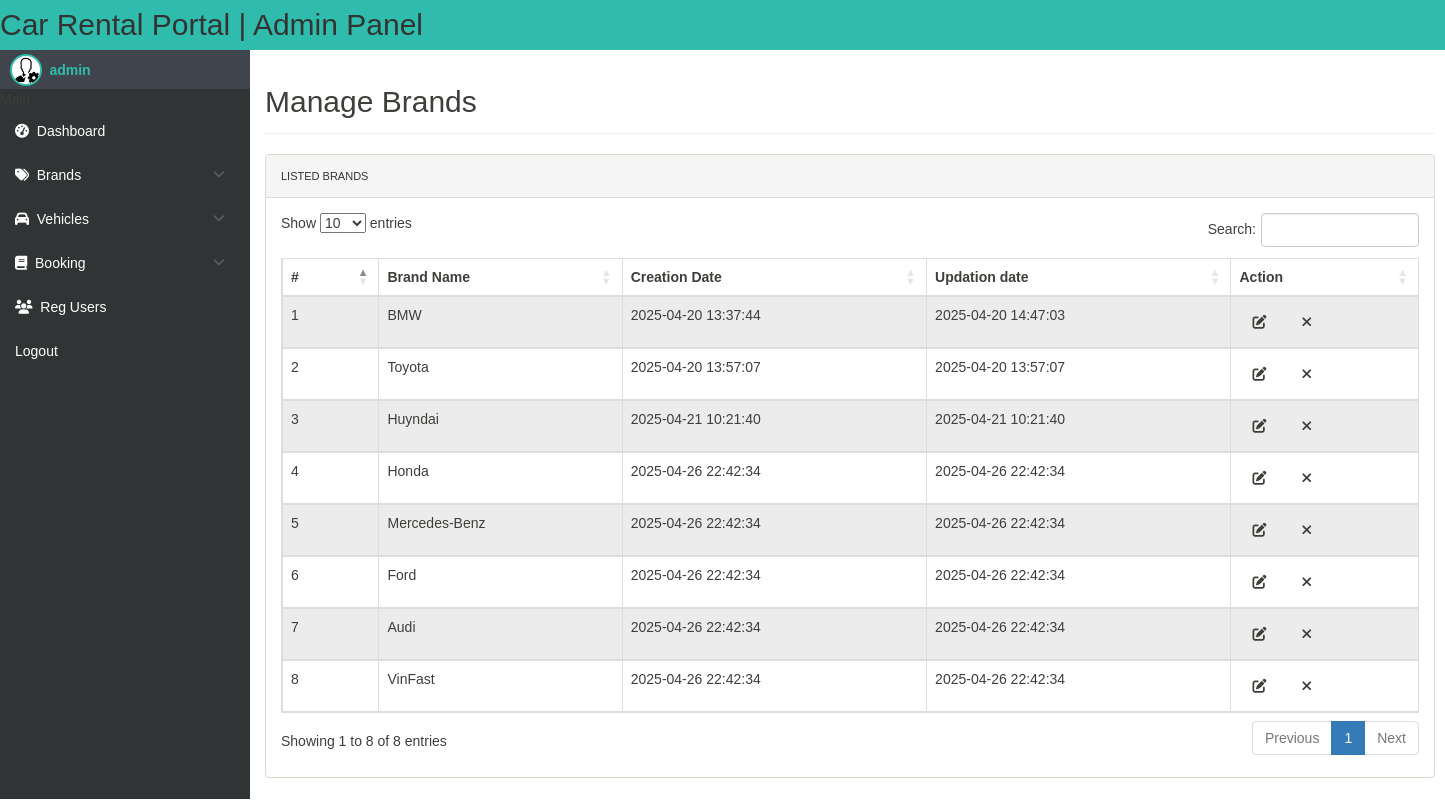
The page /admin/manage_brands.php (signed in) on the database its author committed.
### tables this page shows
CREATE TABLE `brands` (
  `Id` int(11) NOT NULL,
  `brandName` varchar(25) NOT NULL,
  `CreationDate` datetime NOT NULL DEFAULT current_timestamp(),
  `UpdationDate` datetime NOT NULL DEFAULT current_timestamp() ON UPDATE current_timestamp()
);

### admin/manage_brands.php (the view, shortened to what this page needs)
<?php
include 'db.php';
$sql = "SELECT * FROM brands";
$result = mysqli_query($conn, $sql);
?>
<!DOCTYPE html>
<html lang="en">
<head>
    <link rel="stylesheet" href="https://cdnjs.cloudflare.com/ajax/libs/font-awesome/6.5.0/css/all.min.css">
    <link rel="stylesheet" href="https://maxcdn.bootstrapcdn.com/bootstrap/3.4.1/css/bootstrap.min.css">
    <link rel="stylesheet" href="https://cdn.datatables.net/1.13.4/css/dataTables.bootstrap5.min.css" />
    <link rel="stylesheet" href="dashboard.css">
</head>
<body>
    <div class="head">
        <h2>Car Rental Portal | Admin Panel</h2>
    </div>
    <div class="main-content">
        <div class="sidebar" id="sidebar">
            <div class="account" onclick="toggleAccount()">
                <div class="avatar"></div>
                <span> <?php echo $_SESSION['username']; ?></span>
            </div>
            <ul class="slidebar-menu">
                <li class="ts-lable">Main</li>
                <li>
                    <a href="dashboard.php">
                        <i class="fas fa-tachometer-alt"></i>
                         Dashboard
                    </a>
                </li>
                <li class="menu-item" onclick="toggleSubmenu(this)">
                    <div class="more"><i class="fa fa-angle-down"></i></div>
                    <a href="#" class="parent"><i class="fa fa-tags"></i>  Brands</a>
                </li>
                <li class="menu-item" onclick="toggleSubmenu(this)">
                    <div class="more"><i class="fa fa-angle-down"></i></div>
                    <a href="#" class="parent"><i class="fa fa-car"></i>  Vehicles</a>
                </li>
                <li class="menu-item" onclick="toggleSubmenu(this)">
                    <div class="more"><i class="fa fa-angle-down"></i></div>
                    <a href="#" class="parent"><i class="fa fa-book"></i>  Booking</a>
                </li>
                <li>
                    <a href="registered_users.php">
                        <i class="fa fa-users"></i>
                         Reg Users
                    </a>
                </li>
            </ul>
            <a href="logout.php">Logout</a>
        </div>
        <div class="content">
            <div class="container">
                <div class="row">
                    <div class="col-ml-12">
                        <h2 class="page-title">Manage Brands</h2>
                        <div class="panel panel-default">
                            <div class="panel-heading">Listed Brands</div>
                            <div class="panel-body">
                                <div id="zctb_wrapper" class="dataTables_wrapper form-inline dt-bootstrap">
                                    <div class="row">
                                        <div class="col-sm-6"></div>
                                        <div class="col-sm-6"></div>
                                    </div>
                                    <div class="row">
                                        <div class="col-sm-12">
                                            <table id="zctb" class="display table table-striped table-bordered table-hover dataTable" cellspacing="0" width="100%" role="grid" aria-describedby="zctb_info" style="width: 100%;">
                                                <thead>
                                                    <tr role="row">
                                                        <th tabindex="0" rowspan="1" colspan="1" style="width: 34.2px;">#</th>
                                                        <th tabindex="0" rowspan="1" colspan="1" style="width: 140.2px;">Brand Name</th>
                                                        <th tabindex="0" rowspan="1" colspan="1" style="width: 184.2px;">Creation Date</th>
                                                        <th tabindex="0" rowspan="1" colspan="1" style="width: 184.2px;">Updation date</th>
                                                        <th tabindex="0" rowspan="1" colspan="1" style="width: 100px;">Action</th>
                                                    </tr>
                                                </thead>
                                                <tbody>
                                                    <?php
                                                    if (mysqli_num_rows($result) > 0) {
                                                        $i = 1;
                                                        while ($row = mysqli_fetch_assoc($result)) {
                                                            echo "<tr>
                                                                    <td>{$i}</td>
                                                                    <td>" . htmlspecialchars($row['brandName']) . "</td>
                                                                    <td>" . htmlspecialchars($row['CreationDate']) . "</td>
                                                                    <td>" . htmlspecialchars($row['UpdationDate']) . "</td>
                                                                    <td>
                                                                        <form method='GET' action='edit_brand.php' style='display:inline-block; margin-right: 5px;'>
                                                                            <input type='hidden' name='update_id' value='" . htmlspecialchars($row['Id']) . "'>
                                                                            <button type='submit' class='btn' style='background-color: transparent;'>
                                                                                <i class='fa fa-edit'></i>
                                                                            </button>
                                                                        </form>
                                                                        <form method='POST' action='' style='display:inline-block;'>
                                                                            <input type='hidden' name='delete_id' value='" . htmlspecialchars($row['Id']) . "'>
                                                                            <button type='submit' class='btn' style='background-color: transparent;' onclick=\"return confirm('Are you sure you want to delete this brand?');\">
                                                                                <i class='fa fa-close'></i>
                                                                            </button>
                                                                        </form>
                                                                    </td>
                                                                </tr>";
                                                            $i++;
                                                        }
                                                    }
                                                    ?>
                                                </tbody>
                                            </table>
                                        </div>
                                    </div>
                                    <div class="row">
                                        <div class="col-sm-5"></div>
                                        <div class="col-sm-7">
                                        </div>
                                    </div>
                                </div>
                            </div>
                        </div>
                    </div>
                </div>
            </div>
        </div>
    </div>
</body>
</html>

### admin/dashboard.css (style rules this page uses)
body { margin: 0; font-family: Arial, sans-serif; }
.head { display: flex; justify-content: space-between; align-items: center; box-sizing: border-box; background-color: rgb(48,188,172); border-bottom: 1px solid rgb(48,188,172); height: 50px; z-index: 3; position: fixed; width: 100%; top: 0; }
.sidebar { position: fixed; top: 50px; left: 0; width: 250px; background-color: #303434; height: calc(100vh - 51px); transition: transform 0.3s ease; transform: translateX(0); overflow-y: auto; z-index: 3; }
.head h2 { min-width: 80%; text-align: left; margin: 0; }
.slidebar-menu { color: #3e3f3a; box-sizing: border-box; margin: 0; padding: 0; list-style: none; }
li { color: #3e3f3a; box-sizing: border-box; margin: 0; padding: 0; list-style: none; position: relative; }
a { box-sizing: border-box; background-color: transparent; display: block; text-decoration: none; padding: 12px 15px; color: #fff; }
.more { color: #3e3f3a; box-sizing: border-box; float: right; min-width: 10%; cursor: pointer; }
.more i { cursor: pointer; box-sizing: border-box; display: inline-block; padding: 15px; transition: transform 0.3s; color: #585c64; margin-right: 10px; }
.more i { transition: transform 0.3s ease; }
.parent { box-sizing: border-box; background-color: transparent; display: block; text-decoration: none; padding: 12px 15px; color: #fff; }
.content { box-sizing: border-box; padding: 15px; margin-top: 50px; margin-left: 250px; }
.container { box-sizing: border-box; margin-right: auto; margin-left: auto; padding-left: 15px; padding-right: 15px; }
.row { color: #3e3f3a; box-sizing: border-box; margin-left: -15px; margin-right: -15px; }
.page-title { box-sizing: border-box; font-weight: 400; line-height: 1.1; color: inherit; margin-top: 20px; font-size: 30px; padding-bottom: 15px; margin-bottom: 20px; border-bottom: 1px solid #f0f0f0; }
.panel-default { box-sizing: border-box; margin-bottom: 20px; background-color: #ffffff; border: 1px solid transparent; border-radius: 4px; border-color: #dfd7ca; box-shadow: none; overflow: hidden; }
.panel-body { box-sizing: border-box; padding: 15px; color: #fff; }
.account { display: flex; align-items: center; background-color: #40444c; font-weight: bold; cursor: pointer; }
.avatar { width: 32px; height: 32px; background-image: url("img/admin.png"); background-color: white; background-size: cover; background-position: center; border-radius: 50%; border: 2px solid rgb(48,188,172); margin: 3.5px; margin-left: 10px; }
.account span { margin: 0; color: rgb(48,188,172); }
.panel-heading { box-sizing: border-box; padding: 10px 15px; border-bottom: 1px solid transparent; border-top-right-radius: 3px; border-top-left-radius: 3px; background-color: #f8f5f0; border-color: #dfd7ca; font-size: 11px; line-height: 22px; font-weight: 500; text-transform: uppercase; color: #98978b; }

### rows shown on the page
brands: brandName "BMW", CreationDate "2025-04-20 13:37:44", UpdationDate "2025-04-20 14:47:03"
brands: brandName "Toyota", CreationDate "2025-04-20 13:57:07", UpdationDate "2025-04-20 13:57:07"
brands: brandName "Huyndai", CreationDate "2025-04-21 10:21:40", UpdationDate "2025-04-21 10:21:40"
brands: brandName "Honda", CreationDate "2025-04-26 22:42:34", UpdationDate "2025-04-26 22:42:34"
brands: brandName "Mercedes-Benz", CreationDate "2025-04-26 22:42:34", UpdationDate "2025-04-26 22:42:34"
brands: brandName "Ford", CreationDate "2025-04-26 22:42:34", UpdationDate "2025-04-26 22:42:34"
brands: brandName "Audi", CreationDate "2025-04-26 22:42:34", UpdationDate "2025-04-26 22:42:34"
brands: brandName "VinFast", CreationDate "2025-04-26 22:42:34", UpdationDate "2025-04-26 22:42:34"

### other values the page prints
$_SESSION['username'] "admin"
